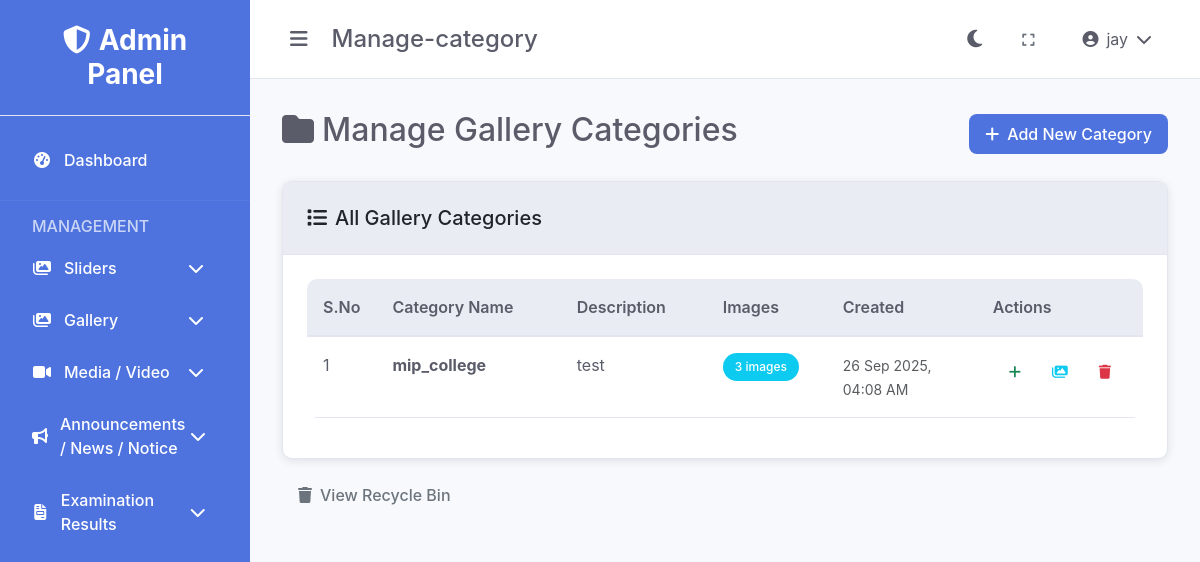
Page /gallery/manage-category.php (signed in) on the earlier database version.
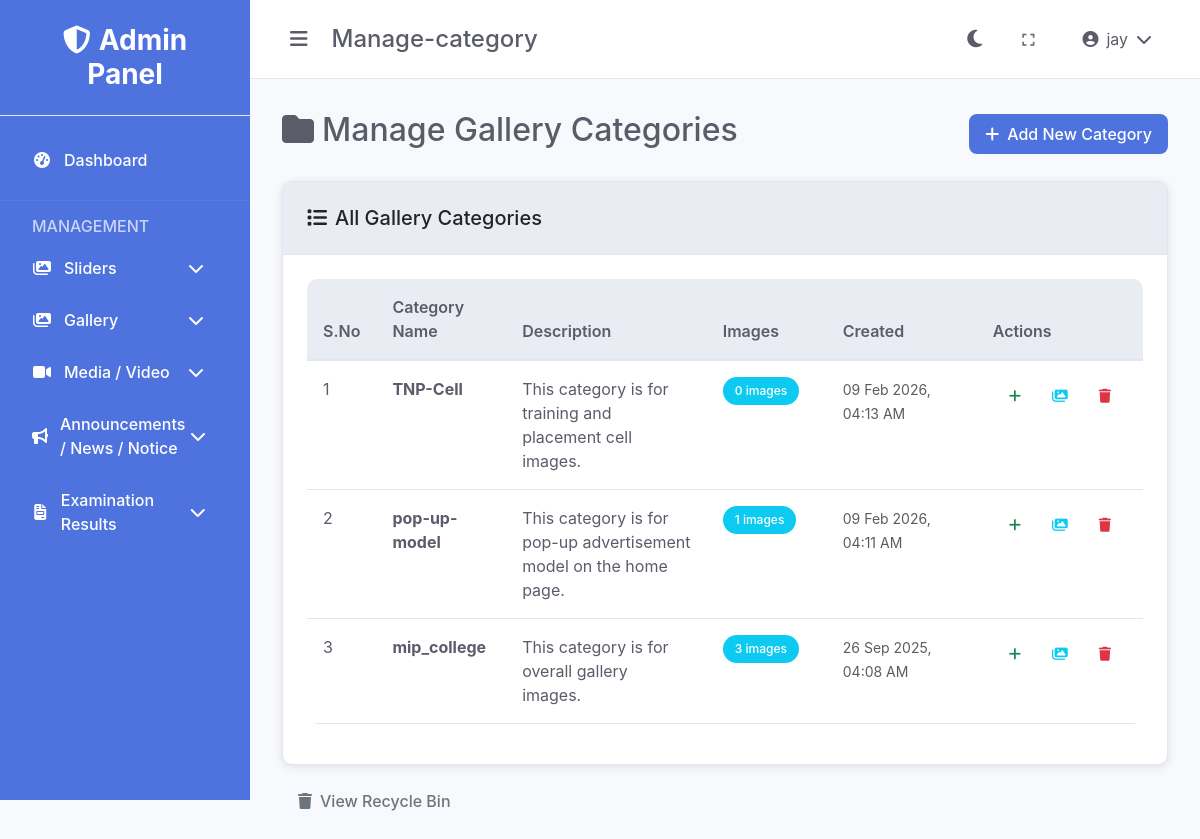
Same page on the later database version.
### tables this page shows
CREATE TABLE IF NOT EXISTS `gallery_categories` (
  `id` int(11) NOT NULL AUTO_INCREMENT,
  `name` varchar(255) NOT NULL,
  `description` text,
  `status` enum('active','inactive') DEFAULT 'active',
  `created_at` timestamp NOT NULL DEFAULT CURRENT_TIMESTAMP,
  `updated_at` timestamp NOT NULL DEFAULT CURRENT_TIMESTAMP ON UPDATE CURRENT_TIMESTAMP,
  PRIMARY KEY (`id`)
);

### includes/functions.php (called while the page is built, shortened)
<?php
function getBaseUrl() {
    $protocol = isset($_SERVER['HTTPS']) && $_SERVER['HTTPS'] === 'on' ? 'https' : 'http';
    $host = $_SERVER['HTTP_HOST'];
    $scriptPath = $_SERVER['SCRIPT_NAME'];
    $adminPanelPos = strpos($scriptPath, '/control-dashboard');
    if ($adminPanelPos !== false) {
        $basePath = substr($scriptPath, 0, $adminPanelPos + strlen('/control-dashboard'));
        $path = substr($basePath, 0, $adminPanelPos);
    } else {
        $path = '';
    }
    return $protocol . '://' . $host . $path;
}
function getAssetUrl($path = '') {
    $baseUrl = getBaseUrl();
    $adminPath = '/control-dashboard';
    $path = ltrim($path, '/');
    return $baseUrl . $adminPath . '/assets/' . $path;
}
function formatDate($date) {
    return date('d M Y, h:i A', strtotime($date));
}
?>

### gallery/manage-category.php (the view, shortened to what the changed rows need)
<?php
require_once '../config/database.php';
require_once '../includes/functions.php';
$sql = "SELECT gc.*, COUNT(gi.id) as image_count
        FROM gallery_categories gc
        LEFT JOIN gallery_images gi ON gc.id = gi.category_id
        GROUP BY gc.id
        ORDER BY gc.created_at DESC";
$result = $conn->query($sql);
$categories = $result->fetch_all(MYSQLI_ASSOC);
?>
<!DOCTYPE html>
<html lang="en">
<head>
    <link href="https://cdn.jsdelivr.net/npm/bootstrap@5.3.0/dist/css/bootstrap.min.css" rel="stylesheet">
    <link href="https://cdnjs.cloudflare.com/ajax/libs/font-awesome/6.4.0/css/all.min.css" rel="stylesheet">
    <link href="<?php echo getAssetUrl('css/style.css'); ?>" rel="stylesheet">
</head>
<body data-theme="light">
    <div class="admin-layout">
        <div class="main-content">
            <div class="content">
                <div class="d-flex justify-content-between align-items-center mb-4">
                    <h2><i class="fas fa-folder me-2"></i>Manage Gallery Categories</h2>
                </div>
                <div class="card">
                    <div class="card-body">
                        <?php if (empty($categories)): ?>
                            <div class="text-center py-5">
                                <i class="fas fa-folder fa-3x text-muted mb-3"></i>
                                <h5 class="text-muted">No categories found</h5>
                                <p class="text-muted">Start by adding your first gallery category.</p>
                                <a href="add-category.php" class="btn btn-primary">
                                    <i class="fas fa-plus me-2"></i>Add First Category
                                </a>
                            </div>
                        <?php else: ?>
                            <div class="table-responsive">
                                <table class="table table-hover">
                                    <thead>
                                        <tr>
                                            <th width="50">S.No</th>
                                            <th>Category Name</th>
                                            <th>Description</th>
                                            <th width="120">Images</th>
                                            <th width="150">Created</th>
                                            <th width="150">Actions</th>
                                        </tr>
                                    </thead>
                                    <tbody>
                                        <?php foreach ($categories as $index => $category): ?>
                                            <tr>
                                                <td><?php echo $index + 1; ?></td>
                                                <td>
                                                    <strong><?php echo htmlspecialchars($category['name']); ?></strong>
                                                </td>
                                                <td>
                                                    <?php if (!empty($category['description'])): ?>
                                                        <?php echo htmlspecialchars($category['description']); ?>
                                                    <?php else: ?>
                                                        <span class="text-muted">No description</span>
                                                    <?php endif; ?>
                                                </td>
                                                <td>
                                                    <span class="badge bg-info"><?php echo $category['image_count']; ?> images</span>
                                                </td>
                                                <td>
                                                    <small class="text-muted">
                                                        <?php echo formatDate($category['created_at']); ?>
                                                    </small>
                                                </td>
                                                <td>
                                                    <div class="btn-group" role="group">
                                                        <a href="add-image.php?category_id=<?php echo $category['id']; ?>"
                                                           class="btn btn-sm btn-outline-success"
                                                           title="Add Images">
                                                            <i class="fas fa-plus"></i>
                                                        </a>
                                                        <a href="manage-images.php?category_id=<?php echo $category['id']; ?>"
                                                           class="btn btn-sm btn-outline-info"
                                                           title="View Images">
                                                            <i class="fas fa-images"></i>
                                                        </a>
                                                        <a href="?delete=<?php echo $category['id']; ?>"
                                                           class="btn btn-sm btn-outline-danger"
                                                           title="Delete"
                                                           onclick="return confirm('Are you sure you want to delete this category? It will be moved to recycle bin.')">
                                                            <i class="fas fa-trash"></i>
                                                        </a>
                                                    </div>
                                                </td>
                                            </tr>
                                        <?php endforeach; ?>
                                    </tbody>
                                </table>
                            </div>
                        <?php endif; ?>
                    </div>
                </div>
            </div>
        </div>
    </div>
</body>
</html>

Differences in the rows shown:
added gallery_categories: name "TNP-Cell", description "This category is for training and placement cell images.", image_count "0", created_at "09 Feb 2026, 04:13 AM"
added gallery_categories: name "pop-up-model", description "This category is for pop-up advertisement model on the home page.", image_count "1", created_at "09 Feb 2026, 04:11 AM"
changed gallery_categories "mip_college": description "test" → "This category is for overall gallery images."
